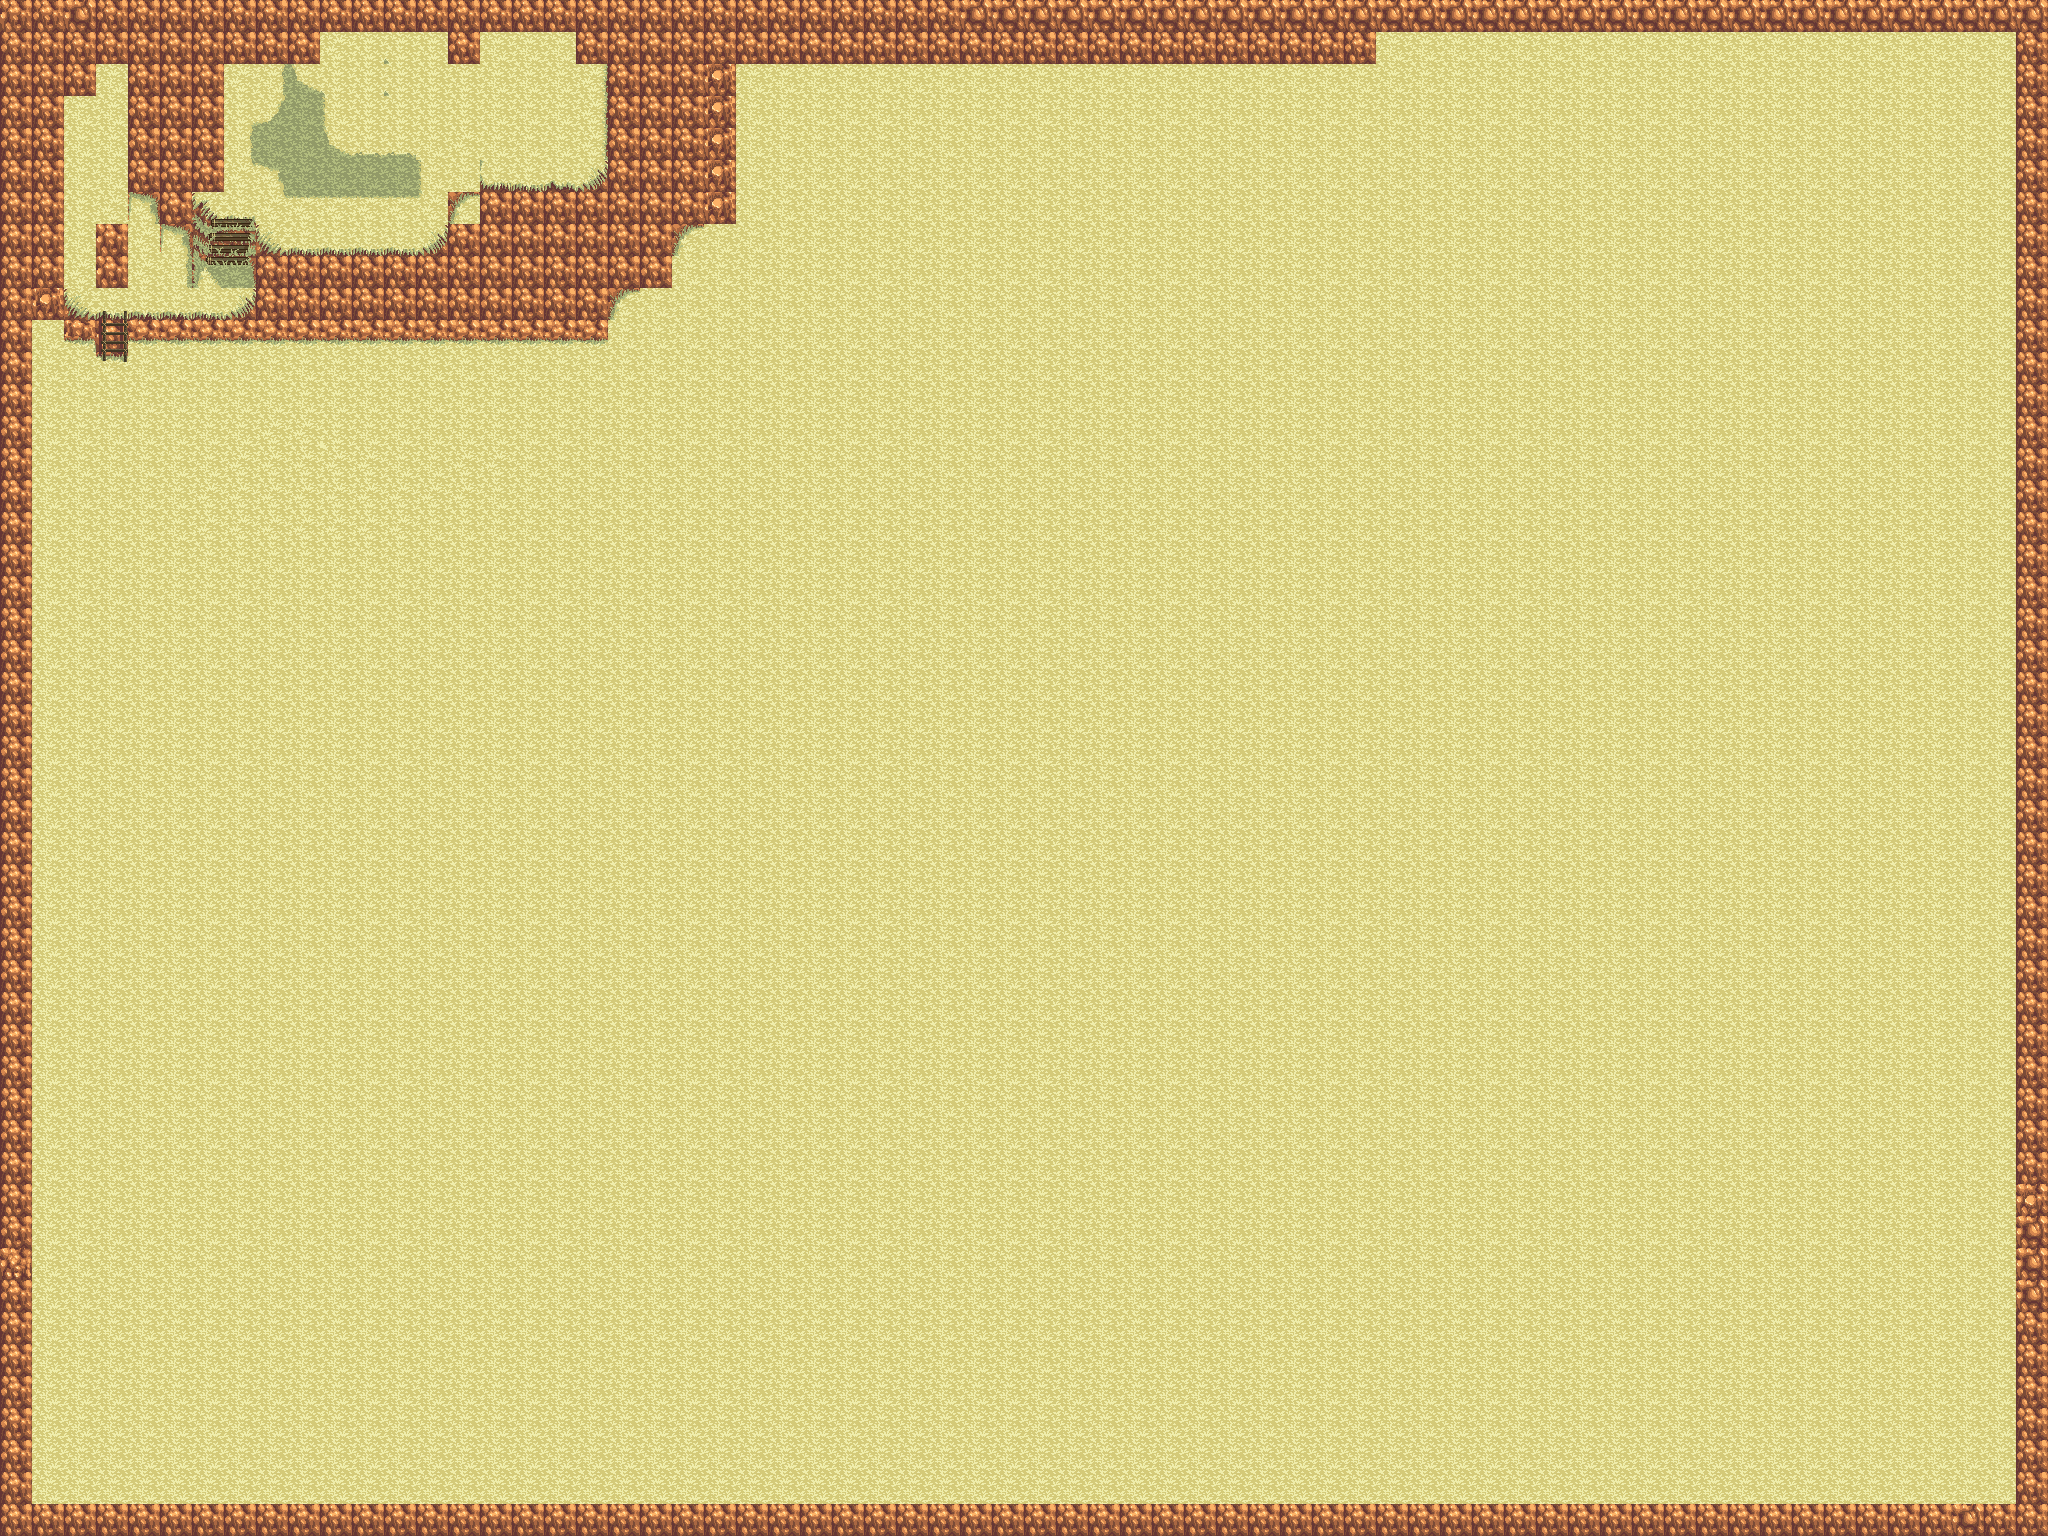

A level layout from a 2D game, rendered from its tile map. Below: a short description, then the map file with tile-grid data replaced by summaries:
An orthogonal 64x48 tile map with 32x32 px tiles, 1 tile layer (Tile Layer 1).

<map version="1.0" orientation="orthogonal" width="64" height="48" tilewidth="32" tileheight="32">
 <tileset firstgid="1" name="hyptosis_tile-art-batch-1_0" tilewidth="32" tileheight="32">
  <image source="hyptosis_tile-art-batch-1_0.png" width="960" height="960" />
 </tileset>
 <layer name="Tile Layer 1" width="64" height="48">
  <data>[3072 cells, 3072 non-empty, 43 distinct tile ids]</data>
 </layer>
</map>
